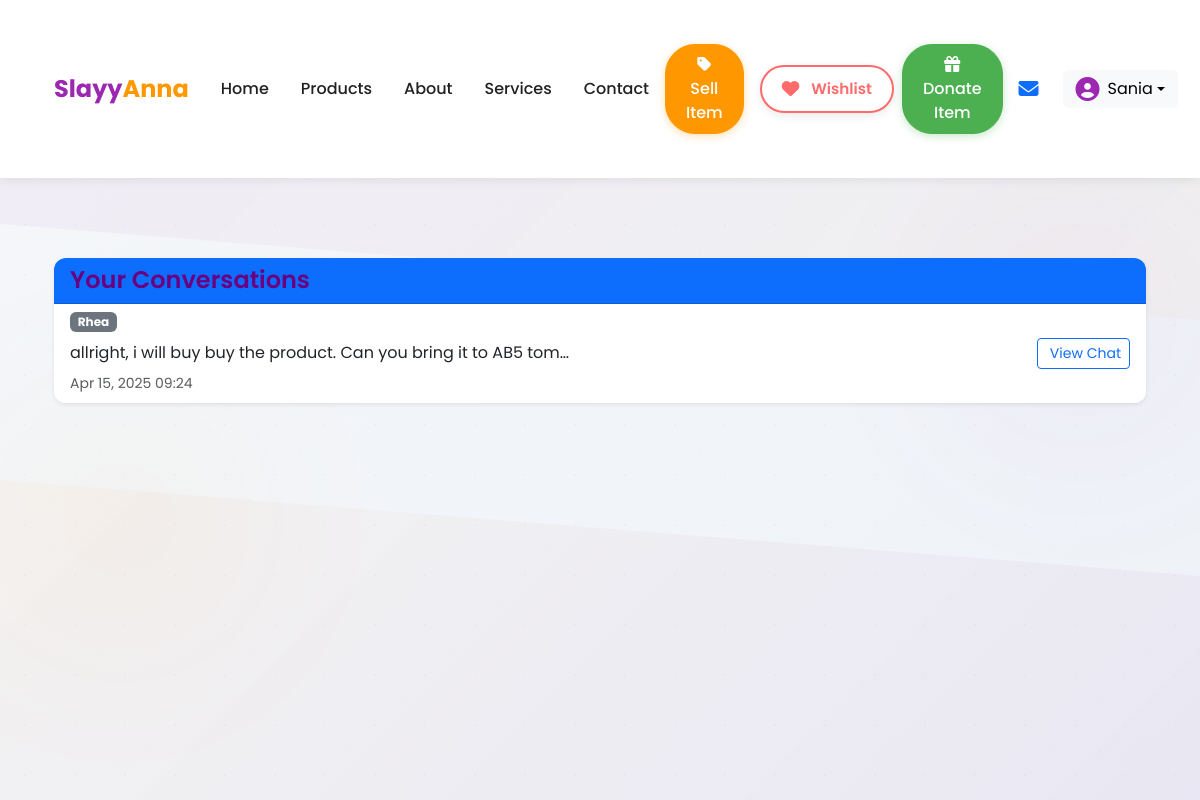
Page /messages/chat_inbox/ (signed in) on the committed database.
### users/models.py (models this page shows, shortened)
class User(AbstractUser):
    username = None  # Removing default username field
    phone_number = models.CharField(
        max_length=15,
        unique=True,
        primary_key=True,
        validators=[RegexValidator(r'^\+?1?\d{9,15}$', message="Enter a valid phone number.")]
    )
    name = models.CharField(max_length=100, default='', blank=True)
    email = models.EmailField(blank=True)
    student_id = models.CharField(max_length=20, unique=True)
    profile_picture = models.ImageField(upload_to=profile_picture_upload_path, blank=True)
    student_id_picture = models.ImageField(upload_to=student_id_upload_path)
    seller_rating = models.DecimalField(
        max_digits=2,
        decimal_places=1,
        validators=[MinValueValidator(1.0), MaxValueValidator(5.0)],
        default=5.0,
        help_text="Seller rating between 1 and 5"
    )
    created_at = models.DateTimeField(auto_now_add=True)
    USERNAME_FIELD = 'phone_number'
    REQUIRED_FIELDS = ['student_id']
    objects = UserManager()

### messaging/models.py (models this page shows, shortened)
class Message(models.Model):
    sender = models.ForeignKey(User, on_delete=models.CASCADE, related_name="sent_messages")
    receiver = models.ForeignKey(User, on_delete=models.CASCADE, related_name="received_messages")
    content = models.TextField()
    timestamp = models.DateTimeField(auto_now_add=True)
    product = models.ForeignKey(Product, on_delete=models.CASCADE, null=True, blank=True)  # Optional link to product
    reply_to = models.ForeignKey('self', null=True, blank=True, on_delete=models.SET_NULL, related_name='replies')
    is_read = models.BooleanField(default=False)  # ✅ Add this field

### messaging/views.py (the view)
# urls.py: path('chat_inbox/', views.chat_inbox, name='chat_inbox'),
def chat_inbox(request):
    user = request.user
    messages = Message.objects.filter(Q(sender=user) | Q(receiver=user)).order_by('-timestamp')
    threads = {}
    for msg in messages:
        other_user = msg.receiver if msg.sender == user else msg.sender
        key = (other_user.phone_number, msg.product.id if msg.product else None)
        if key not in threads or msg.timestamp > threads[key].timestamp:
            threads[key] = msg
    context = {
        'threads': [{
            'user': User.objects.get(phone_number=k[0]),
            'product': Product.objects.get(id=k[1]) if k[1] else None,
            'last_message': v
        } for k, v in threads.items()]
    }
    return render(request, 'messaging/chat_inbox.html', context)

### templates/messaging/chat_inbox.html (shortened to what this page needs)
{% extends 'base.html' %}
{% block content %}
{% include 'header.html' %}
<div class="container mt-5">
    <div class="card shadow-sm">
        <div class="card-header bg-primary text-white">
            <h2 class="mb-0 fs-4">Your Conversations</h2>
        </div>
        <div class="card-body p-0">
            {% if threads %}
                <div class="list-group list-group-flush">
                {% for thread in threads %}
                    <div class="list-group-item list-group-item-action">
                        <div class="d-flex justify-content-between align-items-center">
                            <div class="conversation-details">
                                <div class="d-flex align-items-center mb-2">
                                    <span class="badge bg-secondary me-2">{{ thread.user.name }}</span>
                                </div>
                                <div class="message-preview">
                                    <p class="mb-1 text-truncate" style="max-width: 500px;">{{ thread.last_message.content }}</p>
                                    <small class="text-muted">{{ thread.last_message.timestamp|date:"M d, Y H:i" }}</small>
                                </div>
                            </div>
                            <a href="{% url 'chat_thread' user_id=thread.user.phone_number product_id=thread.product.id %}"
                               class="btn btn-outline-primary btn-sm ms-3">
                                 View Chat
                            </a>
                        </div>
                    </div>
                {% endfor %}
                </div>
            {% else %}
                <div class="text-center p-5">
                    <i class="bi bi-chat-square-text" style="font-size: 3rem; color: #ddd;"></i>
                    <p class="mt-3 text-muted">No conversations found.</p>
                </div>
            {% endif %}
        </div>
    </div>
</div>
{% endblock %}

### templates/header.html (shortened to what this page needs)
{% load static %}
<nav class="navbar navbar-expand-lg navbar-light sticky-top">
    <div class="container">
        <a class="navbar-brand" href="{% url 'home' %}">Slayy<span>Anna</span></a>
        <div class="collapse navbar-collapse" id="navbarContent">
            <ul class="navbar-nav me-auto mb-2 mb-lg-0">
                <li class="nav-item">
                    <a class="nav-link {% if request.path == '/' %}active{% endif %}" href="{% url 'home' %}">Home</a>
                </li>
                <li class="nav-item">
                    <a class="nav-link {% if 'products' in request.path %}active{% endif %}" href="{% url 'home' %}">Products</a>
                </li>
                <li class="nav-item">
                    <a class="nav-link {% if 'about' in request.path %}active{% endif %}" href="{% url 'home' %}">About</a>
                </li>
                <li class="nav-item">
                    <a class="nav-link {% if 'services' in request.path %}active{% endif %}" href="{% url 'home' %}">Services</a>
                </li>
                <li class="nav-item">
                    <a class="nav-link {% if 'contact' in request.path %}active{% endif %}" href="{% url 'home' %}">Contact</a>
                </li>
            </ul>
<div class="d-flex align-items-center me-3 gap-2">
    <a href="{% url 'create' %}" class="btn btn-feature">
        <i class="fas fa-tag"></i> Sell Item
    </a>
    <a href="{% url 'wishlist' %}" class="btn-btn-feature">
        <i class="fas fa-heart me-1"></i> Wishlist
    </a>
    <a href="{% url 'donate_product' %}" class="btn btn-feature btn-donate">
        <i class="fas fa-gift"></i> Donate Item
    </a>
    {% if user.is_authenticated %}
        <a href="{% url 'chat_inbox' %}" class="position-relative me-2 text-decoration-none" title="Messages">
            <i class="fas fa-envelope fa-lg text-primary"></i>
        </a>
    {% endif %}
</div>
{% if user.is_authenticated %}
    <div class="dropdown">
        <button class="btn btn-light dropdown-toggle d-flex align-items-center" type="button"
                data-bs-toggle="dropdown" aria-expanded="false">
            {% if user.profile_image %}
                <img src="{{ user.profile_image.url }}" class="avatar" alt="{{ user.name }}">
            {% else %}
                <i class="fas fa-user-circle me-2" style="font-size: 1.5rem; color: var(--primary-color);"></i>
            {% endif %}
            <span class="d-none d-sm-inline">{{ user.name|default:user.phone_number }}</span>
        </button>
    </div>
{% endif %}
        </div>
    </div>
</nav>

### static/css/custom.css (style rules this page uses)
:root { --primary-color: #9c27b0; --primary-light: #d05ce3; --primary-dark: #6a0080; --accent-color: #ff9800; --text-dark: #212121; --text-light: #f5f5f5; --background-light: #f8f9fa; --background-gradient: linear-gradient(135deg, #f5f7fa 0%, #eef2f7 100%); }
body { font-family: 'Poppins', sans-serif; background: var(--background-gradient); color: var(--text-dark); line-height: 1.6; min-height: 100vh; background-color: black; }
h1, h2, h3, h4, h5, h6 { font-weight: 600; color: var(--primary-dark); }
a { color: var(--primary-color); transition: color 0.3s ease; }
.container { padding: 2rem 1.5rem; }
.card { border: none; border-radius: 12px; box-shadow: 0 8px 20px rgba(0, 0, 0, 0.1); transition: transform 0.3s ease, box-shadow 0.3s ease; overflow: hidden; }
.card-body { padding: 2rem; }
.navbar { background-color: white; box-shadow: 0 4px 12px rgba(0, 0, 0, 0.05); }
.navbar-brand { font-weight: 700; color: var(--primary-color); }

### templates/base.html (style rules this page uses)
:root { --primary-color: #9c27b0; --primary-light: #d05ce3; --primary-dark: #6a0080; --accent-color: #ff9800; --text-dark: #212121; --text-light: #f5f5f5; --background-light: #f8f9fa; }
body { position: relative; background-color: var(--background-light); overflow-x: hidden; font-family: 'Poppins', sans-serif; min-height: 100vh; }
body::before { content: ""; position: fixed; top: 0; left: 0; width: 100%; height: 100%; background-image: radial-gradient(var(--primary-color) 1px, transparent 1px), radial-gradient(var(--accent-color) 1px, transparent 1px); background-size: 50px 50px; background-position: 0 0, 25px 25px; opacity: 0.03; z-index: -2; }

### templates/header.html (style rules this page uses)
.navbar { padding: 0.75rem 1rem; box-shadow: 0 2px 10px rgba(0, 0, 0, 0.08); background-color: white; }
.navbar-brand { font-weight: 700; color: var(--primary-color); font-size: 1.5rem; }
.navbar-brand span { color: var(--accent-color); }
.nav-link { color: var(--text-dark); font-weight: 500; margin: 0 0.5rem; padding: 0.5rem 0.75rem; border-radius: 6px; transition: all 0.3s ease; }
.btn-feature { background-color: var(--accent-color); border-color: var(--accent-color); color: white; border-radius: 30px; font-weight: 500; padding: 0.5rem 1.25rem; transition: all 0.3s ease; box-shadow: 0 2px 8px rgba(255, 152, 0, 0.3); margin-right: 0.5rem; }
.btn-donate { background-color: #4caf50; border-color: #4caf50; color: white; box-shadow: 0 2px 8px rgba(76, 175, 80, 0.3); }
.btn-btn-feature { display: inline-flex; align-items: center; gap: 8px; padding: 10px 20px; border-radius: 30px; font-weight: 600; font-size: 0.95rem; transition: all 0.25s ease; box-shadow: 0 3px 10px rgba(0, 0, 0, 0.08); text-decoration: none; border: none; background-color: #fff; color: #FF6B6B; border: 2px solid #FF6B6B; cursor: pointer; }
.btn-btn-feature i { font-size: 1.1rem; color: #FF6B6B; }

### rows in the picture
User: name "Sania"
User: user.name "Rhea", last_message.content "allright, i will buy buy the product. Can you bring it to AB5 tom…", last_message.timestamp "Apr 15, 2025 09:24"
